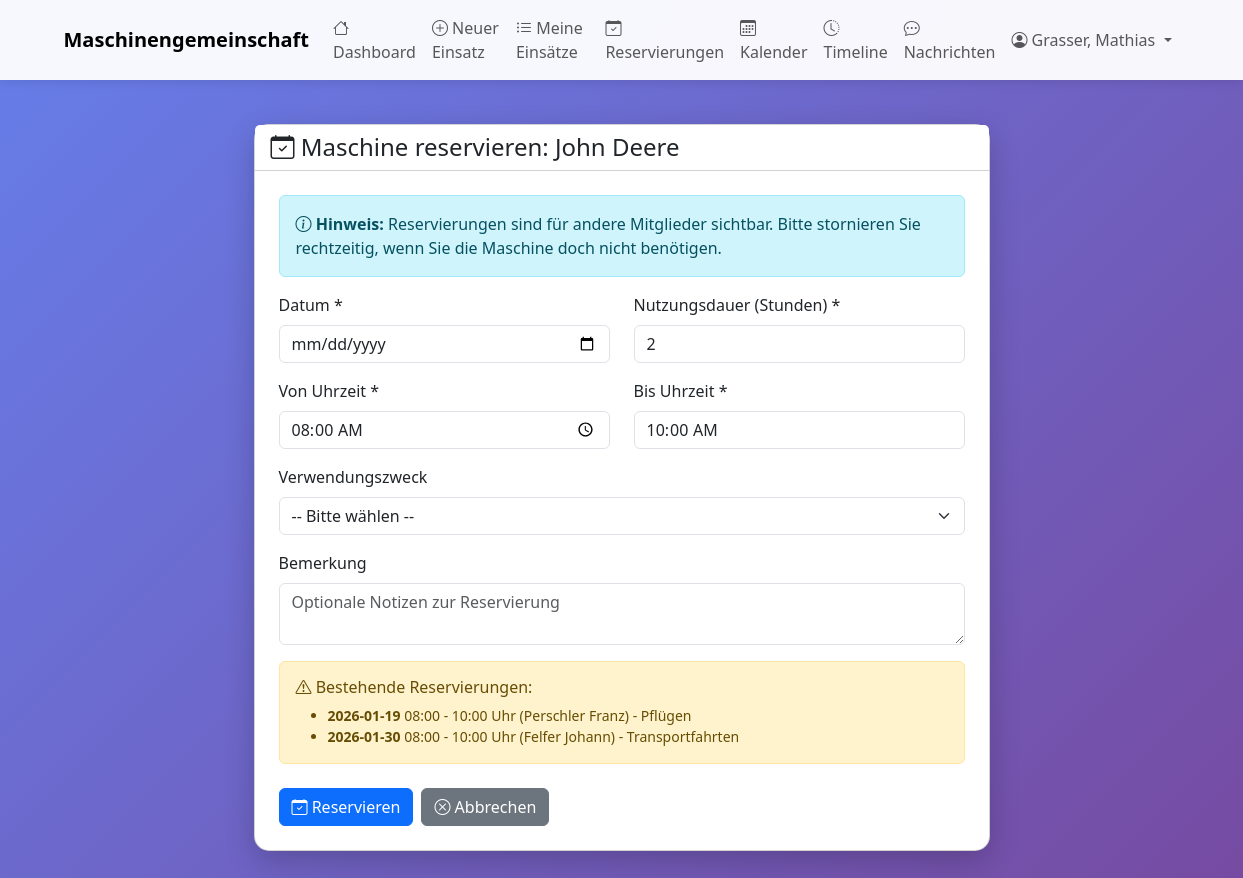
Page /maschine/1/reservieren (signed in) on the earlier database version.
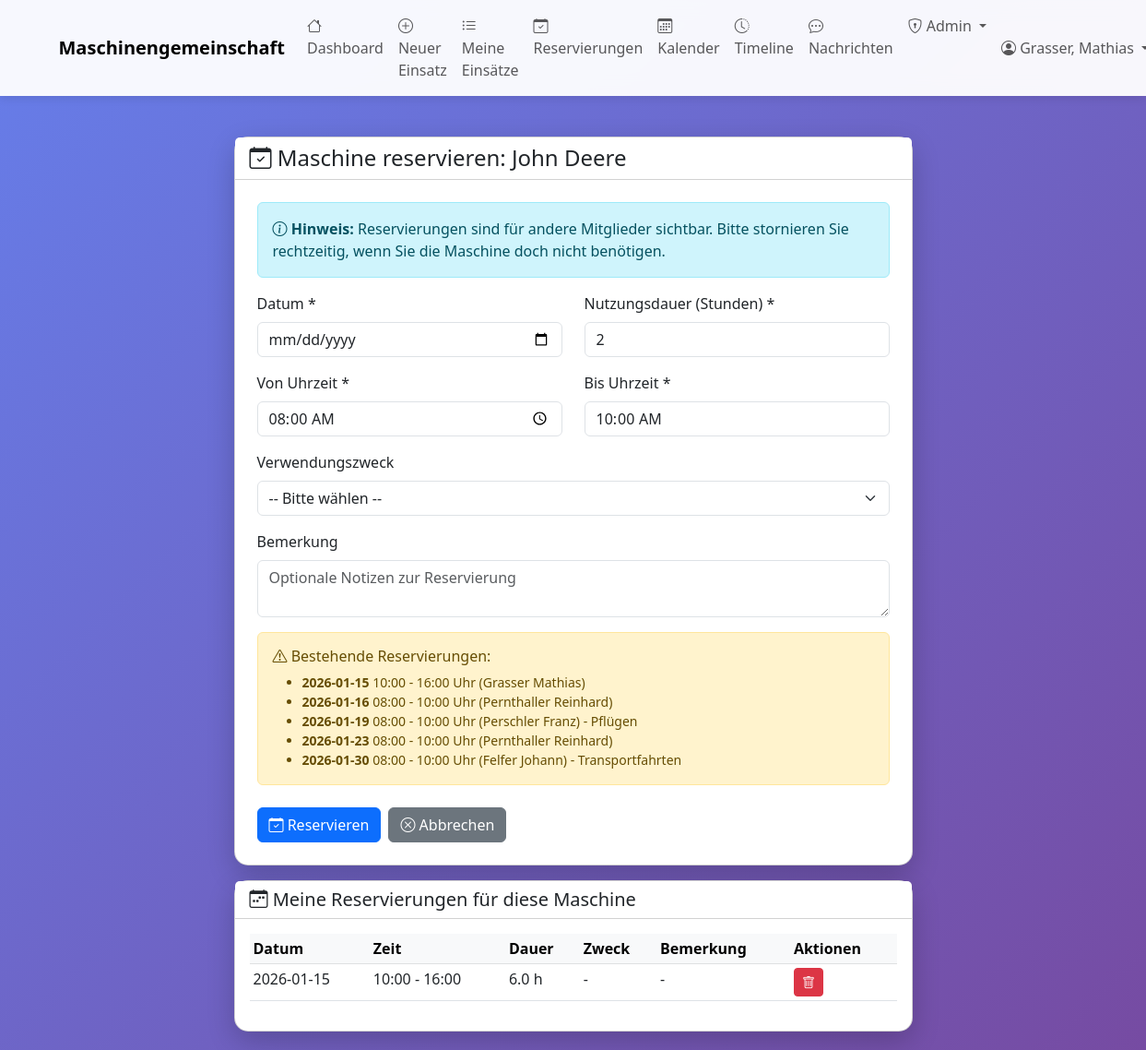
Same page on the later database version.
### tables this page shows
CREATE TABLE maschinen_reservierungen (
                id INTEGER PRIMARY KEY AUTOINCREMENT,
                maschine_id INTEGER NOT NULL,
                benutzer_id INTEGER NOT NULL,
                datum DATE NOT NULL,
                uhrzeit_von TIME NOT NULL,
                uhrzeit_bis TIME NOT NULL,
                nutzungsdauer_stunden REAL NOT NULL,
                zweck TEXT,
                bemerkung TEXT,
                status TEXT DEFAULT 'aktiv',
                erstellt_am TIMESTAMP DEFAULT CURRENT_TIMESTAMP,
                geaendert_am TIMESTAMP DEFAULT CURRENT_TIMESTAMP,
                FOREIGN KEY (maschine_id) REFERENCES maschinen(id) ON DELETE CASCADE,
                FOREIGN KEY (benutzer_id) REFERENCES benutzer(id) ON DELETE CASCADE
            );

### web_app.py (the view, shortened to what this page needs)
@app.route('/maschine/<int:maschine_id>/reservieren', methods=['GET', 'POST'])
@login_required
def maschine_reservieren(maschine_id):
    from datetime import datetime, timedelta
    archiviere_abgelaufene_reservierungen()
    with MaschinenDBContext(DB_PATH) as db:
        cursor = db.connection.cursor()
        maschine = db.get_maschine_by_id(maschine_id)
        einsatzzwecke = db.get_all_einsatzzwecke()
        cursor.execute("""
            SELECT r.*, b.name || ' ' || COALESCE(b.vorname, '') as benutzer_name
            FROM maschinen_reservierungen r
            JOIN benutzer b ON r.benutzer_id = b.id
            WHERE r.maschine_id = ?
              AND r.datum >= date('now')
              AND r.status = 'aktiv'
            ORDER BY r.datum, r.uhrzeit_von
        """, (maschine_id,))
        columns = [desc[0] for desc in cursor.description]
        reservierungen = [dict(zip(columns, row)) for row in cursor.fetchall()]
        cursor.execute("""
            SELECT * FROM maschinen_reservierungen
            WHERE maschine_id = ?
              AND benutzer_id = ?
              AND datum >= date('now')
              AND status = 'aktiv'
            ORDER BY datum, uhrzeit_von
        """, (maschine_id, session['benutzer_id']))
        columns = [desc[0] for desc in cursor.description]
        meine_reservierungen = [dict(zip(columns, row)) for row in cursor.fetchall()]
    return render_template('maschine_reservieren.html',
                         maschine=maschine,
                         einsatzzwecke=einsatzzwecke,
                         reservierungen=reservierungen,
                         meine_reservierungen=meine_reservierungen,
                         heute=datetime.now().strftime('%Y-%m-%d'))

### database.py (called while the page is built)
    def connect(self):
        self.connection = sqlite3.connect(self.db_path)
        self.connection.row_factory = sqlite3.Row
        self.cursor = self.connection.cursor()

    def close(self):
        if self.connection:
            self.connection.close()

    def get_maschine(self, maschine_id: int) -> Optional[Dict]:
        sql = "SELECT * FROM maschinen WHERE id = ?"
        self.cursor.execute(sql, (maschine_id,))
        row = self.cursor.fetchone()
        return dict(row) if row else None

    def get_maschine_by_id(self, maschine_id: int) -> Optional[Dict]:
        return self.get_maschine(maschine_id)

    def get_all_einsatzzwecke(self, nur_aktive: bool = True) -> List[Dict]:
        sql = "SELECT * FROM einsatzzwecke"
        if nur_aktive:
            sql += " WHERE aktiv = 1"
        sql += " ORDER BY bezeichnung"
        self.cursor.execute(sql)
        return [dict(row) for row in self.cursor.fetchall()]

    def __enter__(self):
        self.connect()
        return self

### templates/maschine_reservieren.html (shortened to what the changed rows need)
{% extends "base.html" %}
{% block content %}
<div class="row mt-4">
    <div class="col-md-8 mx-auto">
        <div class="card">
            <div class="card-body p-4">
                <form method="POST" action="{{ url_for('maschine_reservieren', maschine_id=maschine.id) }}" id="reservierungsForm">
                    {% if reservierungen %}
                    <div class="alert alert-warning mt-3">
                        <ul class="mb-0 small">
                            {% for res in reservierungen %}
                            <li>
                                <strong>{{ res.datum }}</strong>
                                {{ res.uhrzeit_von }} - {{ res.uhrzeit_bis }} Uhr
                                ({{ res.benutzer_name }})
                                {% if res.zweck %}- {{ res.zweck }}{% endif %}
                            </li>
                            {% endfor %}
                        </ul>
                    </div>
                    {% endif %}
                </form>
            </div>
        </div>
        {% if meine_reservierungen %}
        <div class="card mt-3">
            <div class="card-header bg-white">
                <h5 class="mb-0">
                    <i class="bi bi-calendar-week"></i> Meine Reservierungen für diese Maschine
                </h5>
            </div>
            <div class="card-body">
                <div class="table-responsive">
                    <table class="table table-sm">
                        <thead class="table-light">
                            <tr>
                                <th>Datum</th>
                                <th>Zeit</th>
                                <th>Dauer</th>
                                <th>Zweck</th>
                                <th>Bemerkung</th>
                                <th>Aktionen</th>
                            </tr>
                        </thead>
                        <tbody>
                            {% for res in meine_reservierungen %}
                            <tr>
                                <td>{{ res.datum }}</td>
                                <td>{{ res.uhrzeit_von }} - {{ res.uhrzeit_bis }}</td>
                                <td>{{ res.nutzungsdauer_stunden }} h</td>
                                <td>{{ res.zweck or '-' }}</td>
                                <td>{{ res.bemerkung or '-' }}</td>
                                <td>
                                    <form method="POST" action="{{ url_for('reservierung_stornieren', reservierung_id=res.id) }}"
                                          style="display: inline;" onsubmit="return confirm('Reservierung wirklich stornieren?');">
                                        <button type="submit" class="btn btn-sm btn-danger" title="Stornieren">
                                            <i class="bi bi-trash"></i>
                                        </button>
                                    </form>
                                </td>
                            </tr>
                            {% endfor %}
                        </tbody>
                    </table>
                </div>
            </div>
        </div>
        {% endif %}
    </div>
</div>
{% endblock %}

Differences in the rows shown:
added maschinen_reservierungen: datum "2026-01-15", uhrzeit_von "10:00", uhrzeit_bis "16:00", benutzer_name "Grasser Mathias", nutzungsdauer_stunden "6.0", zweck "-", bemerkung "-"
added maschinen_reservierungen: datum "2026-01-16", uhrzeit_von "08:00", uhrzeit_bis "10:00", benutzer_name "Pernthaller Reinhard", shown under "Bestehende Reservierungen:"
added maschinen_reservierungen: datum "2026-01-23", uhrzeit_von "08:00", uhrzeit_bis "10:00", benutzer_name "Pernthaller Reinhard", shown under "Bestehende Reservierungen:"
Other differences:
text now shown: "Admin Meine Reservierungen für diese Maschine Datum Zeit Dauer Zweck Bemerkung Aktionen"
